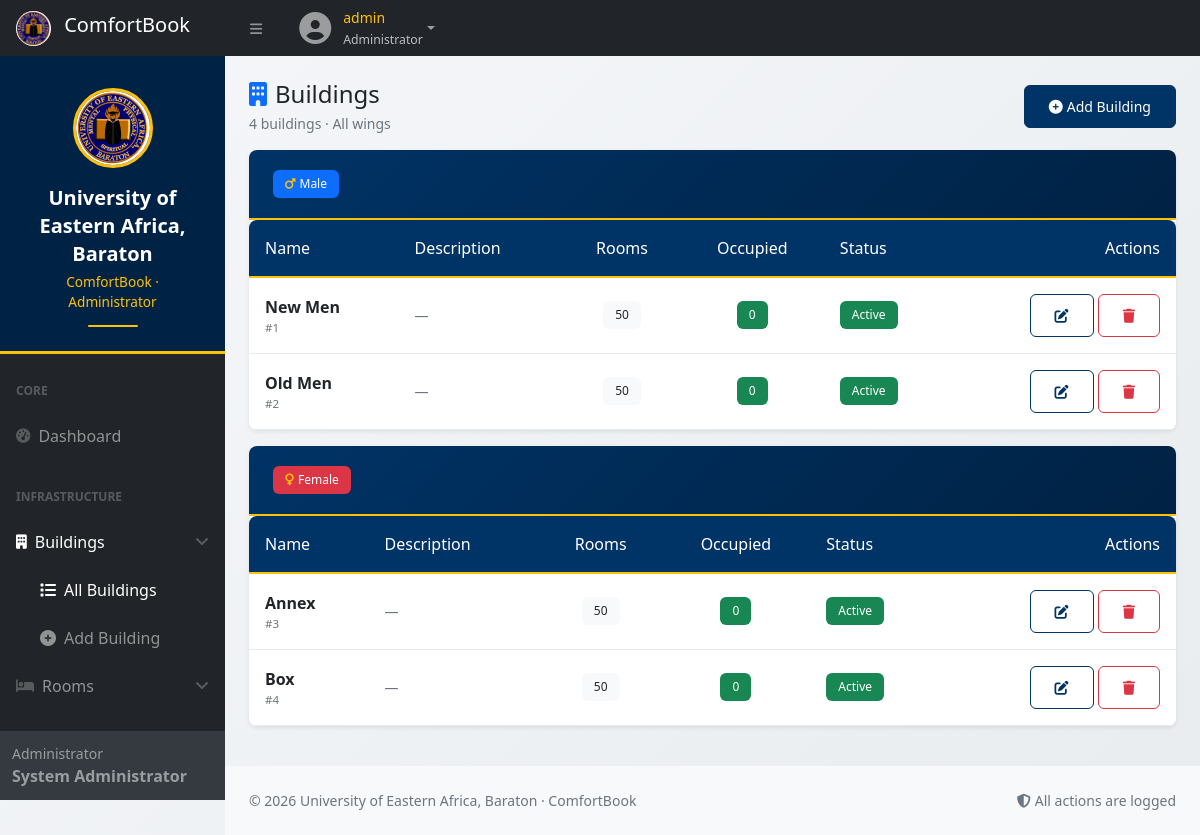
The page /user/buildings.php (signed in) on the database its author committed.
### tables this page shows
CREATE TABLE `blocks` (
  `id` int(10) UNSIGNED NOT NULL,
  `name` varchar(80) NOT NULL,
  `gender` enum('Male','Female') NOT NULL,
  `description` text DEFAULT NULL,
  `is_active` tinyint(1) NOT NULL DEFAULT 1,
  `created_at` datetime NOT NULL DEFAULT current_timestamp()
);

### includes/auth.php (called while the page is built, shortened)
<?php
require_once __DIR__ . '/config.php';
function user_role(): ?string    { return $_SESSION['role'] ?? null; }
function gender_scope(): ?string { return $_SESSION['gender_scope'] ?? null; }
function is_admin(): bool        { return user_role() === 'admin'; }
        ?>
        <?php
function gender_filter(): ?string { return gender_scope(); }

### includes/config.php (called while the page is built, shortened)
<?php
function h($v): string {
    return htmlspecialchars((string)$v, ENT_QUOTES, 'UTF-8');
}

### user/buildings.php (the view, shortened to what this page needs)
<?php
require_once __DIR__ . '/../includes/config.php';
require_once __DIR__ . '/../includes/auth.php';
$gender  = gender_filter();
$where = ' WHERE 1=1'; $params = [];
$stmt = $pdo->prepare("
    SELECT b.*,
           (SELECT COUNT(*) FROM rooms r WHERE r.block_id = b.id) room_count,
           (SELECT COUNT(*) FROM rooms r WHERE r.block_id = b.id AND r.status='occupied') occupied_count
    FROM blocks b $where
    ORDER BY b.gender ASC, b.name ASC
");
$stmt->execute($params);
$blocks = $stmt->fetchAll();
$grouped = ['Male'=>[], 'Female'=>[]];
foreach ($blocks as $b) $grouped[$b['gender']][] = $b;
function h_gender_badge(string $g): string {
    return $g === 'Male'
        ? '<span class="badge bg-primary"><i class="fas fa-mars me-1"></i>Male</span>'
        : '<span class="badge bg-danger"><i class="fas fa-venus me-1"></i>Female</span>';
}
?>
<?php include __DIR__ . '/partial/header.php'; ?>
<div id="layoutSidenav">
    <?php include __DIR__ . '/partial/sidebar.php'; ?>
    <div id="layoutSidenav_content">
        <main class="container-fluid px-4">
            <div class="d-flex flex-wrap justify-content-between align-items-center mt-4 mb-3">
                <div>
                    <h4 class="mb-1"><i class="fas fa-building text-primary me-2"></i>Buildings</h4>
                    <p class="text-muted small mb-0"><?= count($blocks) ?> building<?= count($blocks)===1?'':'s' ?><?= $gender ? ' · '.h($gender).' wing' : ' · All wings' ?></p>
                </div>
                <?php if ($isAdmin): ?>
                <a href="building_form.php" class="btn btn-primary btn-sm">
                    <i class="fas fa-plus-circle me-1"></i>Add Building
                </a>
                <?php endif; ?>
            </div>
            <?php foreach (['Male','Female'] as $wing): ?>
                <div class="card border-0 shadow-sm mb-3">
                    <div class="card-header bg-white"><h6 class="mb-0 fw-bold"><?= h_gender_badge($wing) ?></h6></div>
                    <div class="card-body p-0">
                        <div class="table-responsive">
                            <table class="table table-hover mb-0 align-middle">
                                <thead class="table-light">
                                    <tr><th>Name</th><th>Description</th><th class="text-center">Rooms</th><th class="text-center">Occupied</th><th>Status</th>
                                    <?php if ($isAdmin): ?><th class="text-end">Actions</th><?php endif; ?></tr>
                                </thead>
                                <tbody>
                                <?php foreach ($grouped[$wing] as $b): ?>
                                    <tr>
                                        <td><div class="fw-semibold"><?= h($b['name']) ?></div><div class="text-muted" style="font-size:.72rem;">#<?= (int)$b['id'] ?></div></td>
                                        <td class="small text-muted"><?= h($b['description'] ?: '—') ?></td>
                                        <td class="text-center"><span class="badge bg-light text-dark"><?= (int)$b['room_count'] ?></span></td>
                                        <td class="text-center"><span class="badge bg-success"><?= (int)$b['occupied_count'] ?></span></td>
                                        <td><?= $b['is_active'] ? '<span class="badge bg-success">Active</span>' : '<span class="badge bg-secondary">Inactive</span>' ?></td>
                                        <?php if ($isAdmin): ?>
                                        <td class="text-end">
                                            <a href="building_form.php?id=<?= (int)$b['id'] ?>" class="btn btn-sm btn-outline-primary"><i class="fas fa-edit"></i></a>
                                            <form method="post" class="d-inline" onsubmit="return confirm('Delete this building?');">
                                                <button class="btn btn-sm btn-outline-danger"><i class="fas fa-trash"></i></button>
                                            </form>
                                        </td>
                                        <?php endif; ?>
                                    </tr>
                                <?php endforeach; ?>
                                </tbody>
                            </table>
                        </div>
                    </div>
                </div>
            <?php endforeach; ?>
            <div class="pb-4"></div>
        </main>
<?php include __DIR__ . '/partial/footer.php'; ?>

### assets/css/ueab-theme.css (style rules this page uses)
:root { --ueab-primary: #003366; --ueab-primary-dark: #002244; --ueab-primary-light: #1a4d7a; --ueab-accent: #ffc107; --ueab-accent-light: #ffcd39; --ueab-accent-dark: #e6a700; --ueab-text-light: #ffffff; --ueab-text-muted: #f0f0f0; --ueab-text-dark: #333333; --ueab-border-light: rgba(255, 255, 255, 0.1); --ueab-border-dark: rgba(0, 51, 102, 0.1); --ueab-gradient: linear-gradient(135deg, var(--ueab-primary) 0%, var(--ueab-primary-dark) 100%); --ueab-shadow: 0 5px 15px rgba(0, 51, 102, 0.08); --ueab-shadow-hover: 0 8px 25px rgba(0, 51, 102, 0.15); }
body { background: linear-gradient(135deg, #f5f7fa 0%, #e9ecef 100%); font-family: 'Segoe UI', Tahoma, Geneva, Verdana, sans-serif; min-height: 100vh; }
.card { border: none; border-radius: 0.5rem; box-shadow: var(--ueab-shadow); transition: all 0.3s ease; margin-bottom: 1.5rem; overflow: hidden; }
.card-header { background: var(--ueab-gradient); color: var(--ueab-text-light); border-bottom: 2px solid var(--ueab-accent); padding: 1.25rem 1.5rem; font-weight: 600; }
.card-header i { color: var(--ueab-accent); margin-right: 0.75rem; }
.card-body { padding: 1.5rem; }
.table-responsive { border-radius: 0.5rem; overflow: hidden; }
.table { margin-bottom: 0; background: white; }
.table thead th { background: var(--ueab-primary); color: var(--ueab-text-light); font-weight: 500; border-bottom: 2px solid var(--ueab-accent); padding: 1rem; white-space: nowrap; }
.table tbody tr { transition: all 0.3s ease; }
.table td { padding: 1rem; vertical-align: middle; border-bottom: 1px solid var(--ueab-border-dark); }
.btn { padding: 0.625rem 1.5rem; border-radius: 0.375rem; font-weight: 500; transition: all 0.3s ease; position: relative; overflow: hidden; }
.btn-primary { background: var(--ueab-primary); border-color: var(--ueab-primary); }
.btn-outline-primary { border-color: var(--ueab-primary); color: var(--ueab-primary); }
.badge { padding: 0.5rem 0.75rem; font-weight: 500; border-radius: 0.375rem; }

### rows shown on the page
blocks: name "New Men", id "1", description "—", room_count "50", occupied_count "0", is_active "Active"
blocks: name "Old Men", id "2", description "—", room_count "50", occupied_count "0", is_active "Active"
blocks: name "Annex", id "3", description "—", room_count "50", occupied_count "0", is_active "Active"
blocks: name "Box", id "4", description "—", room_count "50", occupied_count "0", is_active "Active"

### other values the page prints
$username "admin"
$roleDisplay "Administrator"
role_display() "Administrator"
$_SESSION['full_name'] "System Administrator"
count($blocks) "4"
